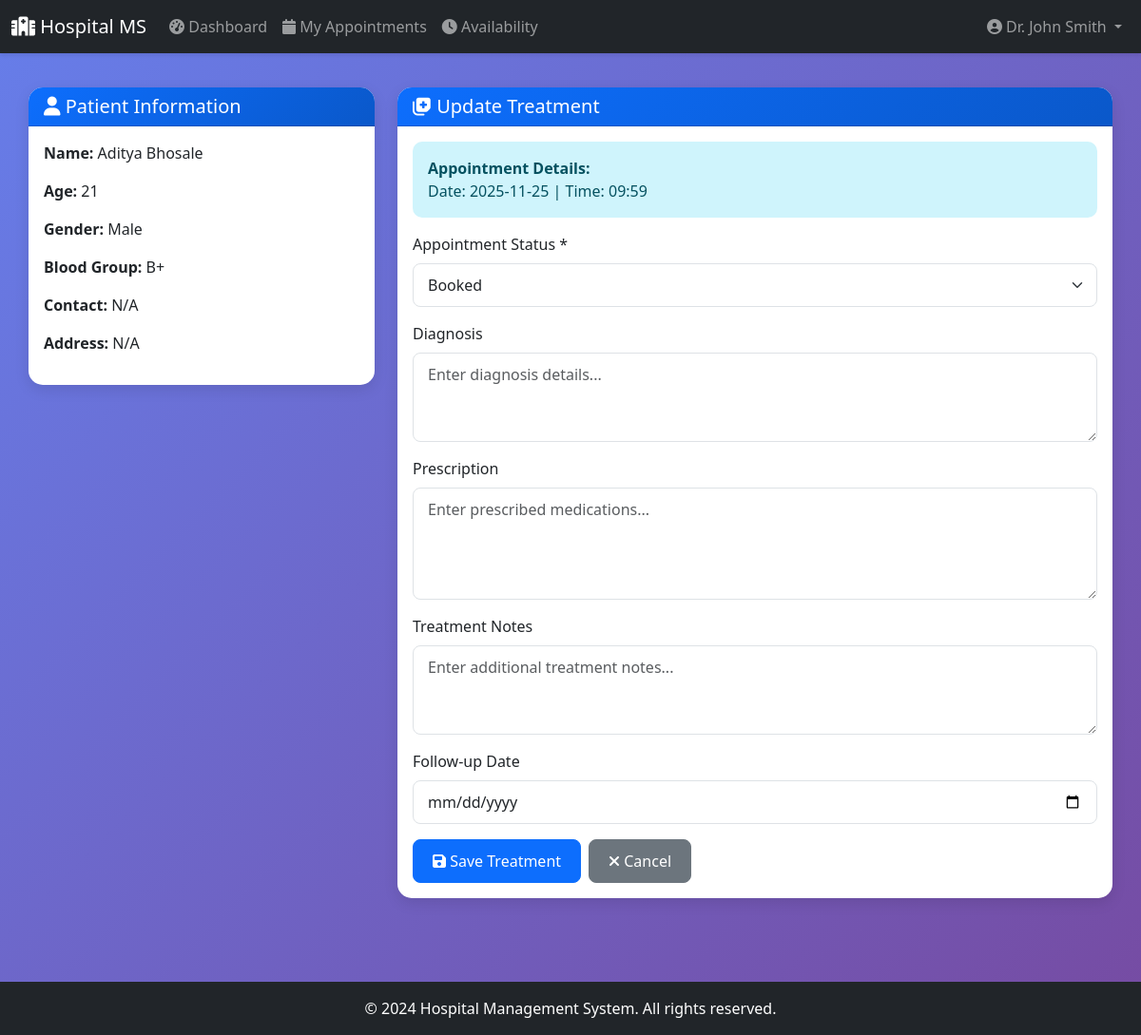
/doctor/appointment/update/2 (signed in), run on the app's committed database.
### tables this page shows
CREATE TABLE users (
            user_id INTEGER PRIMARY KEY AUTOINCREMENT,
            name TEXT NOT NULL,
            email TEXT UNIQUE NOT NULL,
            password TEXT NOT NULL,
            role TEXT NOT NULL CHECK(role IN ('admin', 'doctor', 'patient')),
            status TEXT DEFAULT 'active' CHECK(status IN ('active', 'blacklisted')),
            created_at TIMESTAMP DEFAULT CURRENT_TIMESTAMP
        );

CREATE TABLE patients (
            patient_id INTEGER PRIMARY KEY AUTOINCREMENT,
            user_id INTEGER UNIQUE NOT NULL,
            age INTEGER,
            gender TEXT CHECK(gender IN ('Male', 'Female', 'Other')),
            contact TEXT,
            address TEXT,
            blood_group TEXT,
            emergency_contact TEXT,
            status TEXT DEFAULT 'active' CHECK(status IN ('active', 'blacklisted')),
            created_at TIMESTAMP DEFAULT CURRENT_TIMESTAMP,
            FOREIGN KEY (user_id) REFERENCES users(user_id) ON DELETE CASCADE
        );

CREATE TABLE appointments (
            appointment_id INTEGER PRIMARY KEY AUTOINCREMENT,
            patient_id INTEGER NOT NULL,
            doctor_id INTEGER NOT NULL,
            appointment_date DATE NOT NULL,
            appointment_time TIME NOT NULL,
            status TEXT DEFAULT 'Booked' CHECK(status IN ('Booked', 'Completed', 'Cancelled', 'Rescheduled')),
            reason TEXT,
            created_at TIMESTAMP DEFAULT CURRENT_TIMESTAMP,
            updated_at TIMESTAMP DEFAULT CURRENT_TIMESTAMP,
            FOREIGN KEY (patient_id) REFERENCES patients(patient_id) ON DELETE CASCADE,
            FOREIGN KEY (doctor_id) REFERENCES doctors(doctor_id) ON DELETE CASCADE
        );

### blueprints/doctor.py (the view, shortened to what this page needs)
@doctor_bp.route('/appointment/update/<int:appointment_id>', methods=['GET', 'POST'])
@login_required
@doctor_required
def update_appointment(appointment_id):
    db = get_db()
    appointment = db.execute('''
        SELECT a.*, u.name as patient_name, p.age, p.gender, p.contact,
               p.blood_group, p.address
        FROM appointments a
        JOIN patients p ON a.patient_id = p.patient_id
        JOIN users u ON p.user_id = u.user_id
        WHERE a.appointment_id = ?
    ''', (appointment_id,)).fetchone()
    treatment = db.execute('''
        SELECT * FROM treatments WHERE appointment_id = ?
    ''', (appointment_id,)).fetchone()
    return render_template('doctor/update_treatment.html',
                           appointment=appointment,
                           treatment=treatment)

### app.py (called while the page is built)
@login_manager.user_loader
def load_user(user_id):
    db = get_db()
    cursor = db.execute('SELECT * FROM users WHERE user_id = ?', (user_id,))
    user_data = cursor.fetchone()
    if user_data:
        return User(user_data['user_id'], user_data['name'], user_data['email'],
                    user_data['password'], user_data['role'])
    return None

@app.teardown_appcontext
def close_connection(exception):
    db = getattr(g, '_database', None)
    if db is not None:
        db.close()

### blueprints/doctor.py (called while the page is built)
def doctor_required(f):
    @wraps(f)
    def decorated_function(*args, **kwargs):
        if not current_user.is_authenticated or current_user.role != 'doctor':
            flash('Access denied. Doctor privileges required.', 'danger')
            return redirect(url_for('auth.login'))
        return f(*args, **kwargs)
    return decorated_function

### database.py (called while the page is built)
def get_db():
    db = getattr(g, '_database', None)
    if db is None:
        db = g._database = sqlite3.connect(DATABASE)
        db.row_factory = sqlite3.Row
    return db

### templates/doctor/update_treatment.html (shortened to what this page needs)
{% extends 'base.html' %}
{% block content %}
<div class="row">
    <div class="col-md-4 mb-3">
        <div class="card">
            <div class="card-header">
                <h5 class="mb-0"><i class="fas fa-user"></i> Patient Information</h5>
            </div>
            <div class="card-body">
                <p><strong>Name:</strong> {{ appointment.patient_name }}</p>
                <p><strong>Age:</strong> {{ appointment.age or 'N/A' }}</p>
                <p><strong>Gender:</strong> {{ appointment.gender or 'N/A' }}</p>
                <p><strong>Blood Group:</strong> {{ appointment.blood_group or 'N/A' }}</p>
                <p><strong>Contact:</strong> {{ appointment.contact or 'N/A' }}</p>
                <p><strong>Address:</strong> {{ appointment.address or 'N/A' }}</p>
            </div>
        </div>
    </div>
    <div class="col-md-8">
        <div class="card">
            <div class="card-header">
                <h5 class="mb-0"><i class="fas fa-notes-medical"></i> Update Treatment</h5>
            </div>
            <div class="card-body">
                <div class="alert alert-info mb-3">
                    <strong>Appointment Details:</strong><br>
                    Date: {{ appointment.appointment_date }} | Time: {{ appointment.appointment_time }}
                </div>
                <form method="POST" action="{{ url_for('doctor.update_appointment', appointment_id=appointment.appointment_id) }}">
                    <div class="mb-3">
                        <label for="status" class="form-label">Appointment Status *</label>
                        <select class="form-select" id="status" name="status" required>
                            <option value="Booked" {% if appointment.status == 'Booked' %}selected{% endif %}>Booked</option>
                        </select>
                    </div>
                    <div class="mb-3">
                        <label for="diagnosis" class="form-label">Diagnosis</label>
                        <textarea class="form-control" id="diagnosis" name="diagnosis" rows="3"
                                  placeholder="Enter diagnosis details...">{{ treatment.diagnosis if treatment else '' }}</textarea>
                    </div>
                    <div class="mb-3">
                        <label for="prescription" class="form-label">Prescription</label>
                        <textarea class="form-control" id="prescription" name="prescription" rows="4"
                                  placeholder="Enter prescribed medications...">{{ treatment.prescription if treatment else '' }}</textarea>
                    </div>
                    <div class="mb-3">
                        <label for="notes" class="form-label">Treatment Notes</label>
                        <textarea class="form-control" id="notes" name="notes" rows="3"
                                  placeholder="Enter additional treatment notes...">{{ treatment.notes if treatment else '' }}</textarea>
                    </div>
                    <div class="mb-3">
                        <label for="follow_up_date" class="form-label">Follow-up Date</label>
                        <input type="date" class="form-control" id="follow_up_date" name="follow_up_date"
                               value="{{ treatment.follow_up_date if treatment else '' }}">
                    </div>
                    <div class="d-flex gap-2">
                        <button type="submit" class="btn btn-primary">
                            <i class="fas fa-save"></i> Save Treatment
                        </button>
                        <a href="{{ url_for('doctor.appointments') }}" class="btn btn-secondary">
                            <i class="fas fa-times"></i> Cancel
                        </a>
                    </div>
                </form>
            </div>
        </div>
    </div>
</div>
{% endblock %}

### templates/base.html (shortened to what this page needs)
<!DOCTYPE html>
<html lang="en">
<head>
    <link href="https://cdn.jsdelivr.net/npm/bootstrap@5.3.0/dist/css/bootstrap.min.css" rel="stylesheet">
    <link rel="stylesheet" href="https://cdnjs.cloudflare.com/ajax/libs/font-awesome/6.4.0/css/all.min.css">
</head>
<body>
    <nav class="navbar navbar-expand-lg navbar-dark bg-dark">
        <div class="container-fluid">
            <a class="navbar-brand" href="/">
                <i class="fas fa-hospital"></i> Hospital MS
            </a>
            <div class="collapse navbar-collapse" id="navbarNav">
                {% if current_user.is_authenticated %}
                <ul class="navbar-nav me-auto">
                    {% if current_user.role == 'admin' %}
                    <li class="nav-item">
                        <a class="nav-link" href="{{ url_for('admin.dashboard') }}">
                            <i class="fas fa-tachometer-alt"></i> Dashboard
                        </a>
                    </li>
                    <li class="nav-item">
                        <a class="nav-link" href="{{ url_for('admin.doctors') }}">
                            <i class="fas fa-user-md"></i> Doctors
                        </a>
                    </li>
                    <li class="nav-item">
                        <a class="nav-link" href="{{ url_for('admin.patients') }}">
                            <i class="fas fa-users"></i> Patients
                        </a>
                    </li>
                    <li class="nav-item">
                        <a class="nav-link" href="{{ url_for('admin.appointments') }}">
                            <i class="fas fa-calendar-check"></i> Appointments
                        </a>
                    </li>
                    {% elif current_user.role == 'doctor' %}
                    <li class="nav-item">
                        <a class="nav-link" href="{{ url_for('doctor.dashboard') }}">
                            <i class="fas fa-tachometer-alt"></i> Dashboard
                        </a>
                    </li>
                    <li class="nav-item">
                        <a class="nav-link" href="{{ url_for('doctor.appointments') }}">
                            <i class="fas fa-calendar"></i> My Appointments
                        </a>
                    </li>
                    <li class="nav-item">
                        <a class="nav-link" href="{{ url_for('doctor.availability') }}">
                            <i class="fas fa-clock"></i> Availability
                        </a>
                    </li>
                    {% endif %}
                </ul>
                <ul class="navbar-nav ms-auto">
                    <li class="nav-item dropdown">
                        <a class="nav-link dropdown-toggle" href="#" id="userDropdown" role="button" data-bs-toggle="dropdown">
                            <i class="fas fa-user-circle"></i> {{ current_user.name }}
                        </a>
                    </li>
                </ul>
                {% endif %}
            </div>
        </div>
    </nav>
    <div class="container main-content">
        {% block content %}{% endblock %}
    </div>
    <footer class="bg-dark text-white text-center py-3 mt-5">
        <p class="mb-0">&copy; 2024 Hospital Management System. All rights reserved.</p>
    </footer>
</body>
</html>

### templates/base.html (style rules this page uses)
:root { --primary-color: #0d6efd; --secondary-color: #6c757d; --success-color: #198754; --danger-color: #dc3545; --warning-color: #ffc107; --info-color: #0dcaf0; }
body { min-height: 100vh; background: linear-gradient(135deg, #667eea 0%, #764ba2 100%); font-family: 'Segoe UI', Tahoma, Geneva, Verdana, sans-serif; }
.navbar { box-shadow: 0 2px 4px rgba(0,0,0,0.1); }
.main-content { padding: 20px 0; }
.card { border: none; border-radius: 15px; box-shadow: 0 5px 15px rgba(0,0,0,0.1); margin-bottom: 20px; }
.card-header { border-radius: 15px 15px 0 0 !important; background: linear-gradient(135deg, var(--primary-color) 0%, #0a58ca 100%); color: white; font-weight: 600; }
.btn { border-radius: 8px; padding: 10px 20px; font-weight: 500; }
.form-control, .form-select { border-radius: 8px; border: 1px solid #dee2e6; padding: 10px 15px; }
.alert { border-radius: 10px; border: none; }

### data on the page
users: name "Dr. John Smith"
users: patient_name "Aditya Bhosale"
patients: age "21", gender "Male", blood_group "B+", contact "N/A", address "N/A"
appointments: appointment_date "2025-11-25", appointment_time "09:59", status "Booked"
